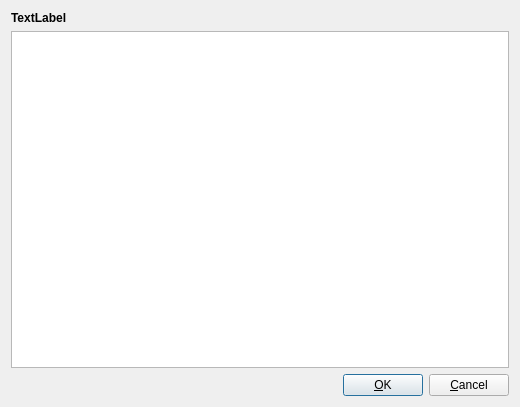
<?xml version="1.0" encoding="UTF-8"?>
<ui version="4.0">
 <class>EditRichTextDialog</class>
 <widget class="QDialog" name="EditRichTextDialog">
  <property name="geometry">
   <rect>
    <x>0</x>
    <y>0</y>
    <width>520</width>
    <height>407</height>
   </rect>
  </property>
  <property name="windowTitle">
   <string>EditRichTextDialog</string>
  </property>
  <layout class="QVBoxLayout" name="verticalLayout">
   <item>
    <widget class="QLabel" name="label">
     <property name="font">
      <font>
       <weight>75</weight>
       <bold>true</bold>
      </font>
     </property>
     <property name="text">
      <string>TextLabel</string>
     </property>
    </widget>
   </item>
   <item>
    <widget class="QPlainTextEdit" name="txt"/>
   </item>
   <item>
    <layout class="QHBoxLayout" name="horizontalLayout">
     <item>
      <spacer name="horizontalSpacer">
       <property name="orientation">
        <enum>Qt::Horizontal</enum>
       </property>
       <property name="sizeHint" stdset="0">
        <size>
         <width>40</width>
         <height>20</height>
        </size>
       </property>
      </spacer>
     </item>
     <item>
      <widget class="QPushButton" name="pushButton">
       <property name="text">
        <string>&amp;OK</string>
       </property>
      </widget>
     </item>
     <item>
      <widget class="QPushButton" name="pushButton_2">
       <property name="text">
        <string>&amp;Cancel</string>
       </property>
      </widget>
     </item>
    </layout>
   </item>
  </layout>
 </widget>
 <layoutdefault spacing="6" margin="11"/>
 <resources/>
 <connections/>
</ui>
